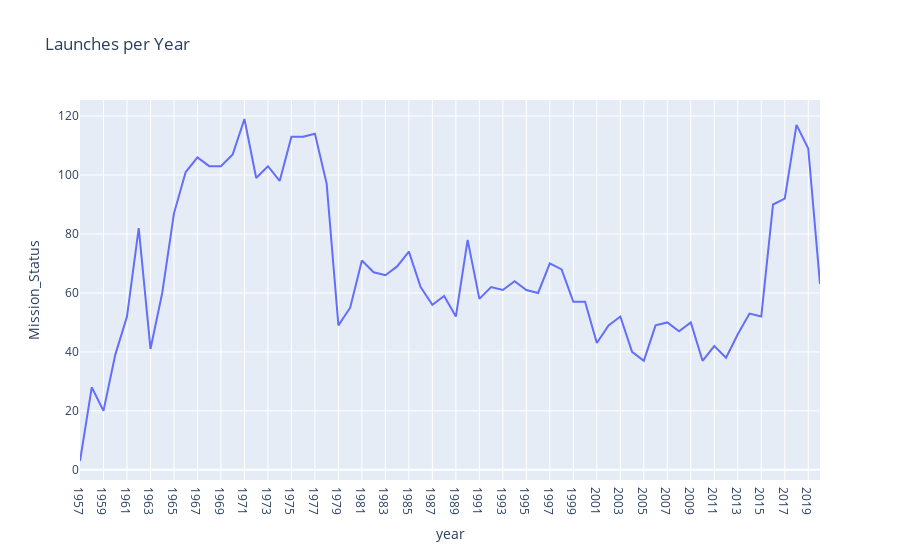

Source (notebook cell):
### Code cell
per_year = by_year.groupby('year', as_index=False).agg({'Mission_Status': pd.Series.count})
per_year
fig = px.line(per_year, x="year", y="Mission_Status", title='Launches per Year')
fig.show()

### Figure 1 — Plotly figure (JSON) as saved in the notebook; plotly's stock layout.template omitted (floating-point values rounded to 4 significant figures)
{"data": [{"hovertemplate": "year=%{x}<br>Mission_Status=%{y}<extra></extra>", "legendgroup": "", "line": {"color": "#636efa", "dash": "solid"}, "marker": {"symbol": "circle"}, "mode": "lines", "name": "", "orientation": "v", "showlegend": false, "type": "scatter", "x": ["1957", "1958", "1959", "1960", "1961", "1962", "1963", "1964", "1965", "1966", "1967", "1968", "1969", "1970", "1971", "1972", "1973", "1974", "1975", "1976", "1977", "1978", "1979", "1980", "1981", "1982", "1983", "1984", "1985", "1986", "1987", "1988", "1989", "1990", "1991", "1992", "1993", "1994", "1995", "1996", "1997", "1998", "1999", "2000", "2001", "2002", "2003", "2004", "2005", "2006", "2007", "2008", "2009", "2010", "2011", "2012", "2013", "2014", "2015", "2016", "2017", "2018", "2019", "2020"], "xaxis": "x", "y": [3, 28, 20, 39, 52, 82, 41, 60, 87, 101, 106, 103, 103, 107, 119, 99, 103, 98, 113, 113, 114, 97, 49, 55, 71, 67, 66, 69, 74, 62, 56, 59, 52, 78, 58, 62, 61, 64, 61, 60, 70, 68, 57, 57, 43, 49, 52, 40, 37, 49, 50, 47, 50, 37, 42, 38, 46, 53, 52, 90, 92, 117, 109, 63], "yaxis": "y"}], "layout": {"legend": {"tracegroupgap": 0}, "title": {"text": "Launches per Year"}, "xaxis": {"anchor": "y", "domain": [0, 1], "title": {"text": "year"}}, "yaxis": {"anchor": "x", "domain": [0, 1], "title": {"text": "Mission_Status"}}}}
